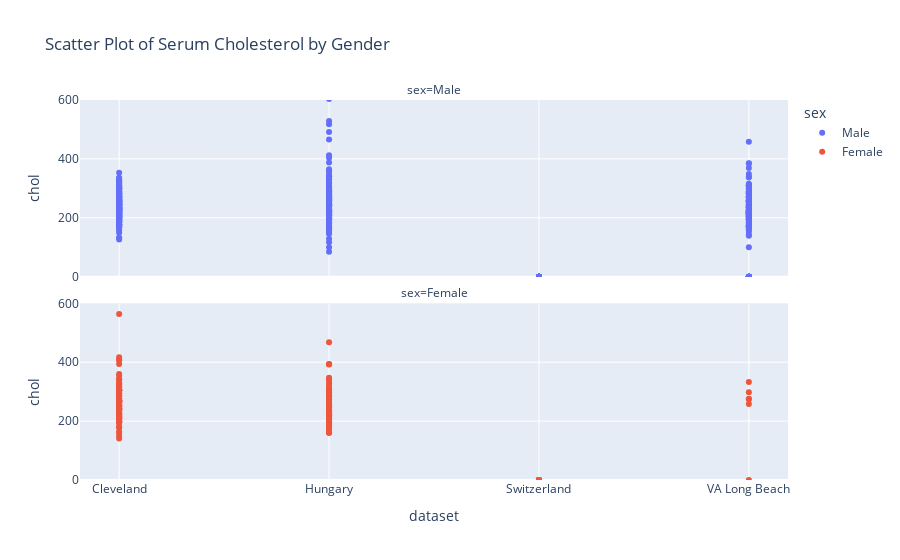

This figure's notebook cell:
### Code cell
# Let's plot the scatter plot of male and female per Dataset
fig = px.scatter(data_frame=df, x='dataset', y='chol', color='sex',
                 facet_col='sex', facet_col_wrap=1,
                 title='Scatter Plot of Serum Cholesterol by Gender')
fig.update_yaxes(range=[0, 600])  # Adjust the range as needed

fig.show()

### Figure 1 — Plotly figure (JSON) as saved in the notebook; plotly's stock layout.template omitted (floating-point values rounded to 4 significant figures; data arrays with more than 128 entries replaced by an {"elided": "..."} marker saying what was removed)
{"data": [{"hovertemplate": "sex=Male<br>dataset=%{x}<br>chol=%{y}<extra></extra>", "legendgroup": "Male", "marker": {"color": "#636efa", "symbol": "circle"}, "mode": "markers", "name": "Male", "orientation": "v", "showlegend": true, "type": "scatter", "x": {"elided": "725 str values"}, "xaxis": "x2", "y": {"elided": "725 int values"}, "yaxis": "y2"}, {"hovertemplate": "sex=Female<br>dataset=%{x}<br>chol=%{y}<extra></extra>", "legendgroup": "Female", "marker": {"color": "#EF553B", "symbol": "circle"}, "mode": "markers", "name": "Female", "orientation": "v", "showlegend": true, "type": "scatter", "x": {"elided": "194 str values"}, "xaxis": "x", "y": {"elided": "194 int values"}, "yaxis": "y"}], "layout": {"annotations": [{"font": {}, "showarrow": false, "text": "sex=Female", "x": 0.5, "xanchor": "center", "xref": "paper", "y": 0.465, "yanchor": "bottom", "yref": "paper"}, {"font": {}, "showarrow": false, "text": "sex=Male", "x": 0.5, "xanchor": "center", "xref": "paper", "y": 1.0, "yanchor": "bottom", "yref": "paper"}], "legend": {"title": {"text": "sex"}, "tracegroupgap": 0}, "title": {"text": "Scatter Plot of Serum Cholesterol by Gender"}, "xaxis": {"anchor": "y", "domain": [0, 1], "title": {"text": "dataset"}}, "xaxis2": {"anchor": "y2", "domain": [0, 1], "matches": "x", "showticklabels": false}, "yaxis": {"anchor": "x", "domain": [0, 0.465], "range": [0, 600], "title": {"text": "chol"}}, "yaxis2": {"anchor": "x2", "domain": [0.535, 1.0], "matches": "y", "range": [0, 600], "title": {"text": "chol"}}}}
